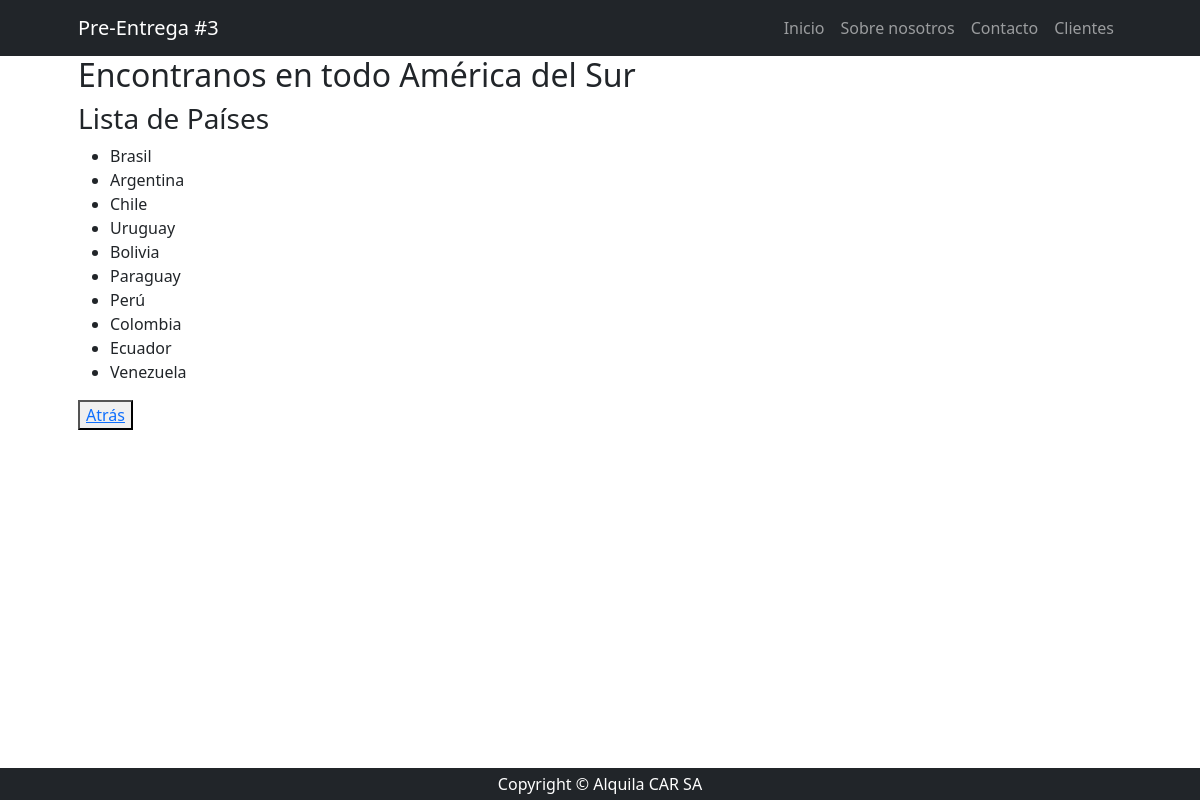
/clientes/pais/list, run on the app's committed database.
### cliente/models.py (models this page shows, shortened)
class Pais(models.Model):
    nombre = models.CharField(max_length=100)
    class Meta:
        verbose_name = "país"
        verbose_name_plural = "países"

### cliente/views.py (the view)
# urls.py: path("pais/list", views.pais_list, name="pais_list"),
def pais_list(request):
    paises = models.Pais.objects.all()
    context = {"paises": paises}
    return render(request, "cliente/pais_list.html", context)

### cliente/templates/cliente/pais_list.html
{% extends 'core/base.html' %}
{% block content %}
<h2>Encontranos en todo América del Sur</h2>
<h3>Lista de Países</h3>
    <ul>
        {% for pais in paises %}
            <li> {{ pais.nombre }} </li>
            {% endfor %}
        </ul>
    <button><a href="{% url 'cliente:index' %}">Atrás</a></button>
{% endblock content %}

### data on the page
Pais: nombre "Brasil"
Pais: nombre "Argentina"
Pais: nombre "Chile"
Pais: nombre "Uruguay"
Pais: nombre "Bolivia"
Pais: nombre "Paraguay"
Pais: nombre "Perú"
Pais: nombre "Colombia"
Pais: nombre "Ecuador"
Pais: nombre "Venezuela"
